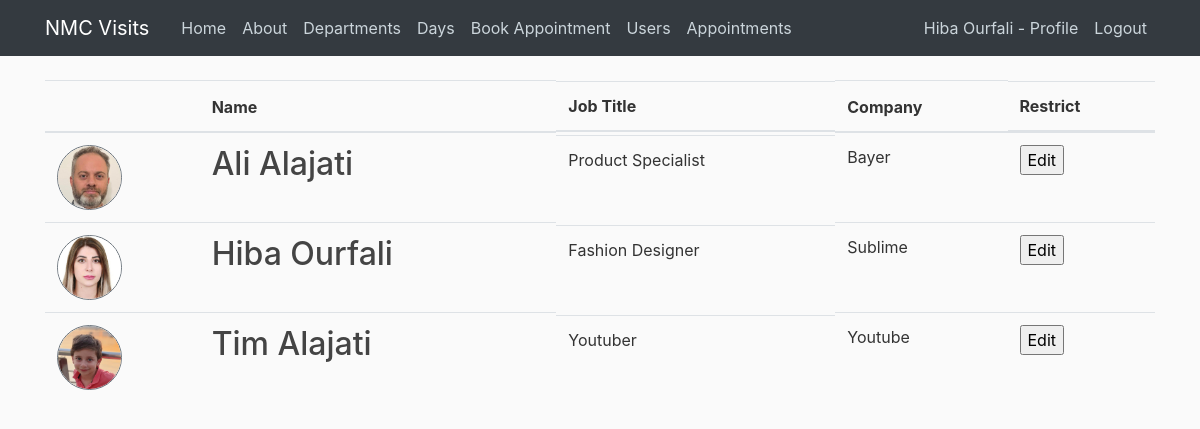
Screenshot of /users (signed in) with the database file from the repository.
### nmcvisits/models.py (models this page shows, shortened)
class User(db.Model, UserMixin):
    id = db.Column(db.Integer, primary_key=True)
    username = db.Column(db.String(100), nullable=False)
    email = db.Column(db.String(100), unique=True, nullable=False)
    password = db.Column(db.String(), nullable=False)
    company = db.Column(db.String())
    jobTitle = db.Column(db.String())
    phone = db.Column(db.String())
    imageFile = db.Column(db.String(20), nullable=False, default='default.jpg')
    role = db.Column(db.String(20), nullable=False, default="Visitor")
    notes = db.Column(db.String(300))
    appointments = db.relationship('Appointment', backref='visitor', lazy=True)

### nmcvisits/routes.py (the view)
@app.route("/users", methods=["POST", "GET"])
@login_required
def users():
    users = User.query.all()
    return render_template("users.html", sidebar = False, users=users)

### nmcvisits/models.py (called while the page is built)
@login_manager.user_loader
def load_user(user_id):
    return User.query.get(int(user_id))

### nmcvisits/templates/users.html (shortened to what this page needs)
{% extends "layout.html" %}
{% block body %}
    <table class="table">
        <thead>
            <tr>
            <th></th>
            <th>Name</th>
            <th class="d-none d-md-block">Job Title</th>
            <th>Company</th>
            <th class="d-none d-md-block">Restrict</th>
            </tr>
        </thead>
        <tbody>
            {% for user in users %}
            <tr>
                <td>
                    <img class="rounded-circle border border-secondary article-img" src="{{url_for('static', filename='profile_photos/' + user.imageFile)}}" alt="user photo">
                    </td>
                    <td><h2>{{user.username}}</h2></td>
                    <td class="d-none d-md-block">{{user.jobTitle}}</td>
                    <td>{{user.company}}</td>
                    <td class="d-none d-md-block">
                        <form action="" method="Post">
                            <input type="submit" value="Edit">
                        </form>
                    </td>
            </tr>
            {% endfor %}
        </tbody>
    </table>
{% endblock %}

### nmcvisits/templates/layout.html (shortened to what this page needs)
<!DOCTYPE html>
<html>
<head>
    <link rel="stylesheet" href="https://maxcdn.bootstrapcdn.com/bootstrap/4.0.0/css/bootstrap.min.css">
    <link rel="stylesheet" type="text/css" href="{{ url_for('static', filename='styles.css') }}">
</head>
<body>
    <header class="site-header">
      <nav class="navbar navbar-expand-md navbar-dark bg-dark fixed-top">
        <div class="container">
          <a class="navbar-brand mr-4" href="/">NMC Visits</a>
          <div class="collapse navbar-collapse" id="navbarToggle">
            <div class="navbar-nav mr-auto">
              <a class="nav-item nav-link" href="{{ url_for('home') }}">Home</a>
              <a class="nav-item nav-link" href="{{ url_for('about') }}">About</a>
              <a class="nav-item nav-link" href="{{ url_for('departments') }}">Departments</a>
              <a class="nav-item nav-link" href="{{ url_for('allowedDaysToVisit') }}">Days</a>
              <a class="nav-item nav-link" href="{{ url_for('createAppointment') }}">Book Appointment</a>
              <a class="nav-item nav-link" href="{{ url_for('users') }}">Users</a>
              <a class="nav-item nav-link" href="{{ url_for('appointments') }}">Appointments</a>
            </div>
            <div class="navbar-nav">
              {% if current_user.is_authenticated %}
              <a class="nav-item nav-link" href="{{ url_for('profile') }}">{{current_user.username}} - Profile</a>
              <a class="nav-item nav-link" href="{{ url_for('logout') }}">Logout</a>
              {% else %}
              <a class="nav-item nav-link" href="{{ url_for('login') }}">Login</a>
              <a class="nav-item nav-link" href="{{ url_for('register') }}">Register</a>
              {% endif %}
            </div>
          </div>
        </div>
      </nav>
    </header>
    <main role="main" class="container">
      <div class="row">
        {% if sidebar %}
        <div class="col-md-{{12-sidebar}}">
        {% else %}
        <div class="col-md-12">
        {% endif %}
          {% block body %}
          {% endblock %}
        </div>
      </div>
    </main>
</body>
</html>

### nmcvisits/static/styles.css (style rules this page uses)
body { background: #fafafa; color: #333333; margin-top: 5rem; }
h1, h2, h3, h4, h5, h6 { color: #444444; }
.site-header .navbar-nav .nav-link { color: #cbd5db; }
.article-img { height: 65px; width: 65px; }

### rows the page displays
User: username "Hiba Ourfali", imageFile (picture), jobTitle "Fashion Designer", company "Sublime"
User: imageFile (picture), username "Ali Alajati", jobTitle "Product Specialist", company "Bayer"
User: imageFile (picture), username "Tim Alajati", jobTitle "Youtuber", company "Youtube"
